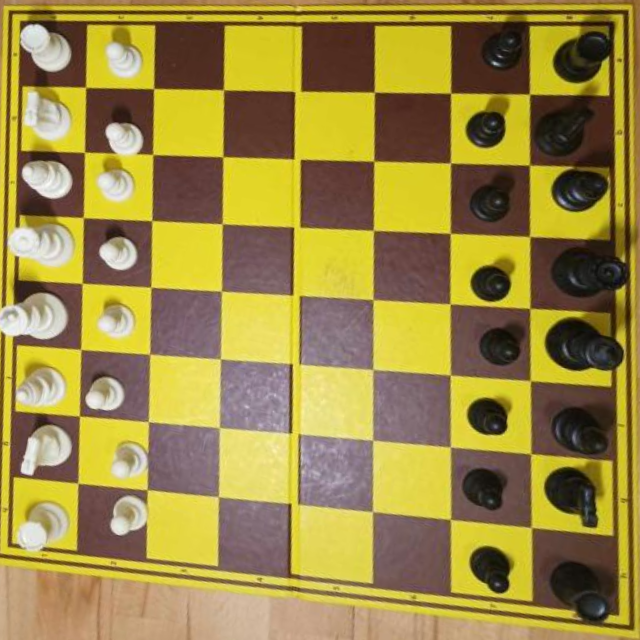
#> input picture runs/detect/geom_board_eval/largest/test/100_jpg.rf.851e6a78d3aa6f1df6c4393e18f4ebb0_warp.png, 640 x 640 px
$ python -i chessboard_detector.py   (imports and definitions only)
#> lines starting #> are read from the running program, lines starting #| are printed output that depends on the picture; after the words box and inside, x2 and y2 are one past the last pixel; in counts of white or black regions, pixels touching at a corner belong together; long printed decimals are rounded
#> further down, picture is the input picture: shape (640, 640, 3); mean B, G, R 68.1, 138.3, 157.8
import cv2
import numpy as np
from sklearn.cluster import KMeans

def order_points(pts):
    rect = np.zeros((4, 2), dtype="float32")
    s = pts.sum(axis=1)
    rect[0] = pts[np.argmin(s)]
    rect[2] = pts[np.argmax(s)]
    diff = np.diff(pts, axis=1)
    rect[1] = pts[np.argmin(diff)]
    rect[3] = pts[np.argmax(diff)]
    return rect

def pick_lines_evenly(lines, count=9):
    length = len(lines)
    if length <= count:
        return lines
    idxs = np.linspace(0, length-1, count)
    idxs = np.rint(idxs).astype(int)
    idxs = np.unique(idxs)
    idxs = [i for i in idxs if 0 <= i < length]
    return [lines[i] for i in idxs]

def filter_outliers_std(intersections, sigma=2.5):
    pts = np.array(intersections)
    if len(pts) < 2:
        return pts
    mean = pts.mean(axis=0)
    std = pts.std(axis=0)
    lower = mean - sigma * std
    upper = mean + sigma * std
    mask = (pts[:, 0] >= lower[0]) & (pts[:, 0] <= upper[0]) & \
           (pts[:, 1] >= lower[1]) & (pts[:, 1] <= upper[1])
    return pts[mask]

def filter_outliers_percentile(intersections, low_pct=2, high_pct=98):
    pts = np.array(intersections)
    if len(pts) < 2:
        return pts
    xs = pts[:, 0]
    ys = pts[:, 1]
    x_min_clip = np.percentile(xs, low_pct)
    x_max_clip = np.percentile(xs, high_pct)
    y_min_clip = np.percentile(ys, low_pct)
    y_max_clip = np.percentile(ys, high_pct)
    mask = (xs >= x_min_clip) & (xs <= x_max_clip) & \
           (ys >= y_min_clip) & (ys <= y_max_clip)
    return pts[mask]

def detect_chessboard_corners(image):
    blockSize = 51
    C_value = 5
    hough_thresh = 100
    hough_minLen = 50
    hough_maxGap = 50
    min_line_length = 20
    max_line_length = 1000
    sigma_val = 2.5
    low_percentile = 2
    high_percentile = 98
    max_lines_per_dir = 20

    h_img, w_img = image.shape[:2]

    gray = cv2.cvtColor(image, cv2.COLOR_BGR2GRAY)
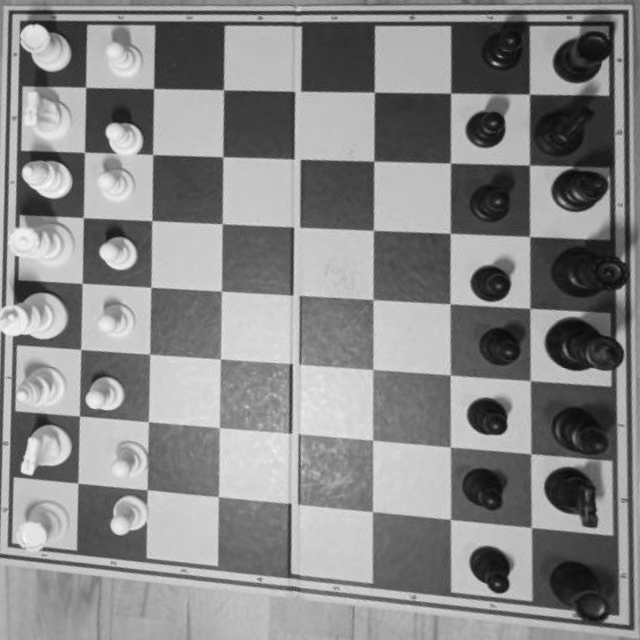
#> gray: shape (640, 640); min 5, max 253, mean 136.1
    thresh = cv2.adaptiveThreshold(gray, 255, cv2.ADAPTIVE_THRESH_GAUSSIAN_C,
                                   cv2.THRESH_BINARY, blockSize, C_value)
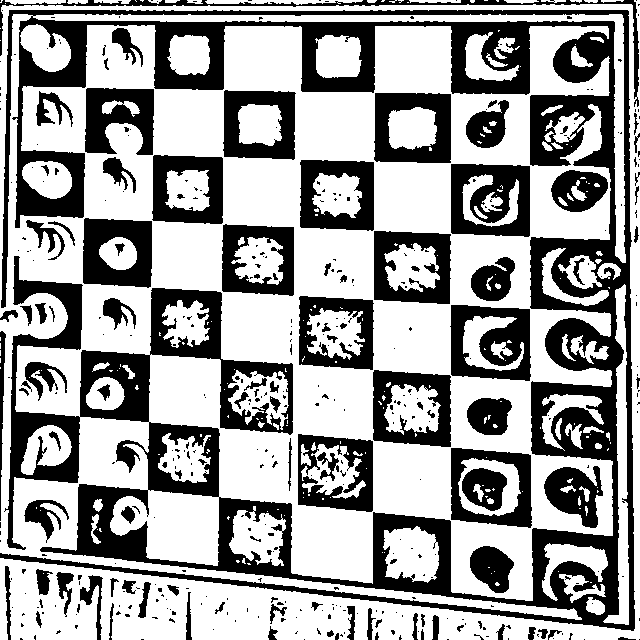
#> thresh: shape (640, 640); 62.2% white; 412 black regions (305 under 20 px), largest, box (x1, y1, x2, y2) and area: (0, 10, 635, 631) 83165, (451, 164, 530, 237) 4159, (450, 305, 531, 381) 3956
    invert = cv2.bitwise_not(thresh)
    kernel = np.ones((3, 3), np.uint8)
    morph = cv2.morphologyEx(invert, cv2.MORPH_CLOSE, kernel, iterations=2)
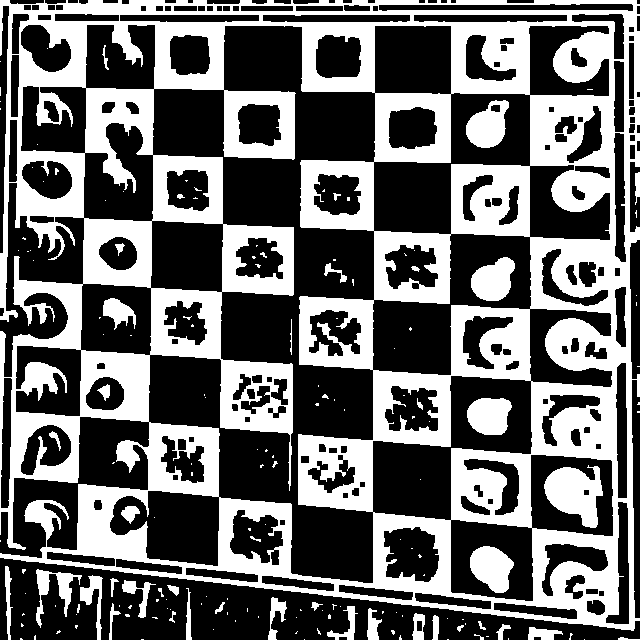
#> morph: shape (640, 640); 41% white; 164 white regions (118 under 20 px), largest, box (x1, y1, x2, y2) and area: (0, 0, 640, 631) 153467, (544, 465, 603, 528) 2351, (470, 546, 514, 593) 1438
    edges = cv2.Canny(morph, 50, 150)
#> edges: shape (640, 640); 7.5% white in thin lines or dots

    lines = cv2.HoughLinesP(edges, 1, np.pi / 180, hough_thresh,
                            minLineLength=hough_minLen, maxLineGap=hough_maxGap)
#> lines = 68 rows, first 6: [2, 14, 622, 14], [450, 609, 450, 0], [6, 86, 461, 93], [4, 343, 636, 387], [144, 617, 155, 7], [159, 21, 636, 21]
    if lines is None:
        print("[DEBUG] Brak linii z HoughLinesP.")
        return False, None
    lines = lines[:, 0, :]

    angles = []
    line_data = []
    for x1, y1, x2, y2 in lines:
        dx = x2 - x1
        dy = y2 - y1
        angle = np.arctan2(dy, dx)
        length = np.hypot(dx, dy)
        if min_line_length < length < max_line_length:
            angles.append([angle])
            line_data.append((x1, y1, x2, y2, angle, length))
#> this loop made 68 passes
#> (x1, y1, x2, y2, dx, dy, angle, length) on passes 1 to 8: (2, 14, 622, 14, 620, 0, 0, 620), (450, 609, 450, 0, 0, -609, -1.57, 609), (6, 86, 461, 93, 455, 7, 0.0154, 455.1), (4, 343, 636, 387, 632, 44, 0.0695, 633.5), (144, 617, 155, 7, 11, -610, -1.55, 610.1), (159, 21, 636, 21, 477, 0, 0, 477), (140, 9, 238, 9, 98, 0, 0, 98), (292, 9, 636, 9, 344, 0, 0, 344)
#> after the loop, angles = 68 items, first 6: [0], [-1.57], [0.0154], [0.0695], [-1.55], [0]; line_data = 68 items, first 6: (2, 14, 622, 14, 0, 620), (450, 609, 450, 0, -1.57, 609), (6, 86, 461, 93, 0.0154, 455.1), (4, 343, 636, 387, 0.0695, 633.5), (144, 617, 155, 7, -1.55, 610.1), (159, 21, 636, 21, 0, 477)

    if len(line_data) < 2:
        print("[DEBUG] Za mało dobrych linii po filtrze długości.")
        return False, None

    # Grupowanie kątów
    kmeans = KMeans(n_clusters=2, n_init=10).fit(angles)
    group1 = [line_data[i] for i in range(len(line_data)) if kmeans.labels_[i] == 0]
#> group1 = 45 items, first 6: (2, 14, 622, 14, 0, 620), (6, 86, 461, 93, 0.0154, 455.1), (4, 343, 636, 387, 0.0695, 633.5), (159, 21, 636, 21, 0, 477), (140, 9, 238, 9, 0, 98), (292, 9, 636, 9, 0, 344)
    group2 = [line_data[i] for i in range(len(line_data)) if kmeans.labels_[i] == 1]
#> group2 = 23 items, first 6: (450, 609, 450, 0, -1.57, 609), (144, 617, 155, 7, -1.55, 610.1), (75, 628, 86, 3, -1.55, 625.1), (529, 372, 529, 2, -1.57, 370), (372, 617, 372, 299, -1.57, 318), (216, 613, 222, 228, -1.56, 385)

    def sort_and_pick(lines, key_fn):
        lines.sort(key=key_fn)
        return pick_lines_evenly(lines, max_lines_per_dir)

    def line_center_h(ln): return (ln[1] + ln[3]) / 2.0
    def line_center_v(ln): return (ln[0] + ln[2]) / 2.0

    group1 = sort_and_pick(group1, line_center_h)
#> in pick_lines_evenly, `length = len(lines)`: length = 45
#> in pick_lines_evenly, `idxs = [i for i in idxs if 0 <= i < length]`: idxs = [0, 2, 5, 7, 9, 12, 14, 16, 19, 21, 23, 25, 28, 30, 32, 35, 37, 39, 42, 44]
#> group1 = 20 items, first 6: (10, 2, 455, 2, 0, 445), (355, 4, 632, 4, 0, 277), (140, 9, 238, 9, 0, 98), (141, 10, 387, 10, 0, 246), (1, 20, 158, 20, 0, 157), (226, 25, 291, 25, 0, 65)
    group2 = sort_and_pick(group2, line_center_v)
#> group2 = 20 items, first 6: (0, 541, 4, 319, -1.55, 222), (2, 252, 6, 50, -1.55, 202), (4, 378, 11, 3, -1.55, 375.1), (6, 632, 13, 257, -1.55, 375.1), (13, 336, 19, 3, -1.55, 333.1), (75, 628, 86, 3, -1.55, 625.1)

    def line_intersection(hln, vln):
        x1, y1, x2, y2, _, _ = hln
        x3, y3, x4, y4, _, _ = vln
        denom = (x1 - x2) * (y3 - y4) - (y1 - y2) * (x3 - x4)
        if denom == 0:
            return None
        Px = ((x1 * y2 - y1 * x2) * (x3 - x4) - (x1 - x2) * (x3 * y4 - y3 * x4)) / denom
        Py = ((x1 * y2 - y1 * x2) * (y3 - y4) - (y1 - y2) * (x3 * y4 - y3 * x4)) / denom
        return (Px, Py)

    intersections = [line_intersection(h, v) for h in group1 for v in group2 if line_intersection(h, v)]
#> intersections = 400 pairs, first value -4.29 to 634.1, second value -18164.5 to 895.6
    if len(intersections) < 4:
        print("[DEBUG] Za mało punktów przecięcia.")
        return False, None

    pts_std = filter_outliers_std(intersections, sigma=sigma_val)
#> in filter_outliers_std, `pts = np.array(intersections)`: pts has the same summary as intersections in detect_chessboard_corners
#> in filter_outliers_std, `mean = pts.mean(axis=0)`: mean = [313.7, -864.1]
#> in filter_outliers_std, `std = pts.std(axis=0)`: std = [228.7, 4054.6]
#> in filter_outliers_std, `lower = mean - sigma * std`: lower = [-258, -11000.7]
#> in filter_outliers_std, `upper = mean + sigma * std`: upper = [885.4, 9272.4]
#> pts_std = 374 pairs, first value -4.29 to 634.1, second value -10889.6 to 895.6
    if len(pts_std) < 4:
        print("[DEBUG] Za mało inliers po filter_outliers_std.")
        return False, None

    inliers = filter_outliers_percentile(pts_std, low_pct=low_percentile, high_pct=high_percentile)
#> in filter_outliers_percentile, `pts = np.array(intersections)`: pts has the same summary as pts_std in detect_chessboard_corners
#> in filter_outliers_percentile, `xs = pts[:, 0]`: xs = 374 values, max 634.1 at index 17, min -4.29 at index 335, mean 309.6
#> in filter_outliers_percentile, `ys = pts[:, 1]`: ys = 374 values, max 895.6 at index 253, min -10889.6 at index 247, mean 161.8
#> in filter_outliers_percentile, `x_min_clip = np.percentile(xs, low_pct)`: x_min_clip = -0.421
#> in filter_outliers_percentile, `x_max_clip = np.percentile(xs, high_pct)`: x_max_clip = 633
#> in filter_outliers_percentile, `y_min_clip = np.percentile(ys, low_pct)`: y_min_clip = -376.9
#> in filter_outliers_percentile, `y_max_clip = np.percentile(ys, high_pct)`: y_max_clip = 628.9
#> inliers = 344 pairs, first value -0.3 to 633, second value -199.2 to 628.4
    if len(inliers) < 4:
        print("[DEBUG] Za mało inliers po filter_outliers_percentile.")
        return False, None

    rect = cv2.minAreaRect(inliers.astype(np.float32))
#> rect = ((316.4, 214.6), (827.6, 633.3), -90)
    box = cv2.boxPoints(rect)
#> box = [[633, 628.4], [-0.3, 628.4], [-0.3, -199.2], [633, -199.2]]
    corners_ordered = order_points(box)
#> in order_points, `s = pts.sum(axis=1)`: s = [1261.4, 628.1, -199.5, 433.8]
#> in order_points, `diff = np.diff(pts, axis=1)`: diff = [-4.59, 628.7, -198.9, -832.2]
#> corners_ordered = [[-0.3, -199.2], [633, -199.2], [633, 628.4], [-0.3, 628.4]]

    debug_vis = cv2.cvtColor(edges, cv2.COLOR_GRAY2BGR)
#> debug_vis: shape (640, 640, 3); 7.5% white in thin lines or dots
    for ln in group1:
        cv2.line(debug_vis, (int(ln[0]), int(ln[1])), (int(ln[2]), int(ln[3])), (0, 255, 0), 2)
#> this loop made 20 passes
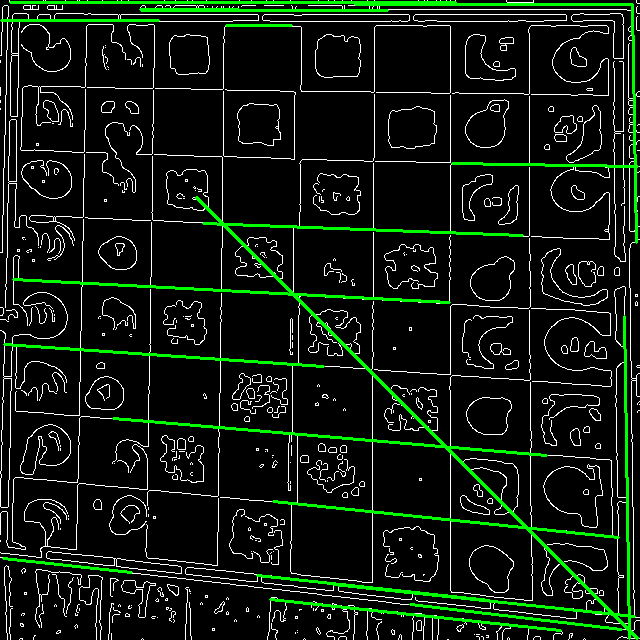
#> debug_vis: shape (640, 640, 3); mean B, G, R 16.4, 26.8, 16.4
    for ln in group2:
        cv2.line(debug_vis, (int(ln[0]), int(ln[1])), (int(ln[2]), int(ln[3])), (0, 0, 255), 2)
#> this loop made 20 passes
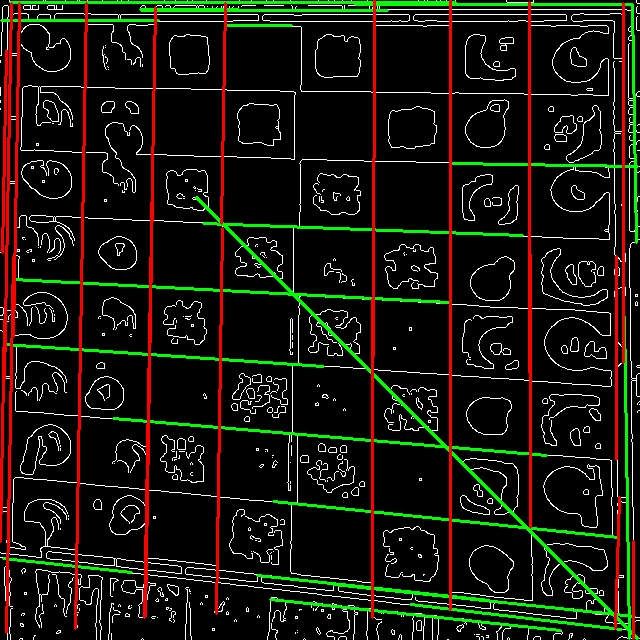
#> debug_vis: shape (640, 640, 3); 4.38% of pixels changed, all inside (x1, y1, x2, y2) = (0, 0, 635, 640)
    for pt in intersections:
        cv2.circle(debug_vis, (int(pt[0]), int(pt[1])), 2, (255, 0, 0), -1)
#> this loop made 400 passes
#> pt on passes 1 to 3: (9.71, 2), (6.95, 2), (11.02, 2)
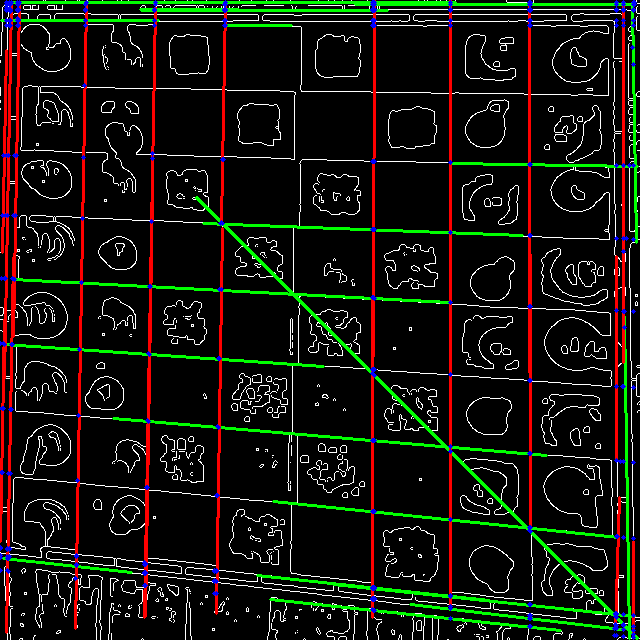
#> debug_vis: shape (640, 640, 3); 0.72% of pixels changed, all inside (x1, y1, x2, y2) = (0, 0, 637, 640)
    pts_int = corners_ordered.astype(int)
#> pts_int = [[0, -199], [633, -199], [633, 628], [0, 628]]
    cv2.polylines(debug_vis, [pts_int], True, (255, 255, 0), 3)
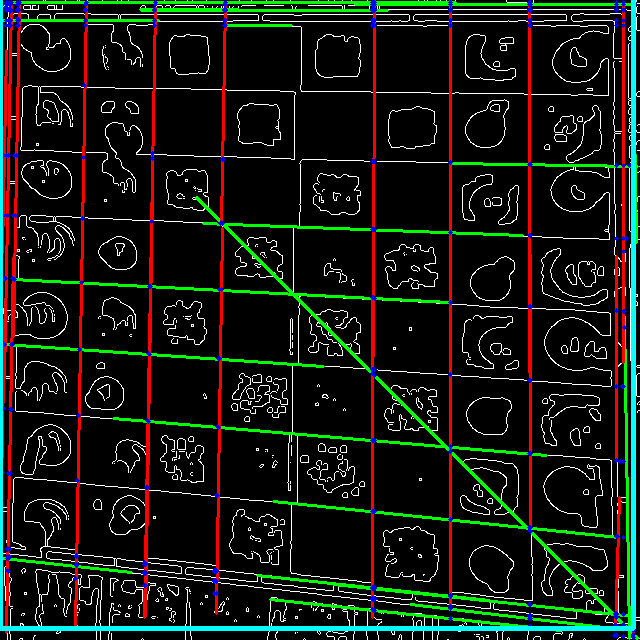
#> debug_vis: shape (640, 640, 3); 2% of pixels changed, all inside (x1, y1, x2, y2) = (0, 0, 636, 631)
    cv2.imwrite("debug/final_lines.png", debug_vis)

    print("[DEBUG] bounding box:", corners_ordered)
#| [DEBUG] bounding box: [[-2.9980469e-01 -1.9919998e+02]
#|  [ 6.3300000e+02 -1.9919998e+02]
#|  [ 6.3300000e+02  6.2840759e+02]
#|  [-2.9980469e-01  6.2840759e+02]]
    return True, corners_ordered

>>> import cv2
>>> picture = cv2.imread('../runs/detect/geom_board_eval/largest/test/100_jpg.rf.851e6a78d3aa6f1df6c4393e18f4ebb0_warp.png')
>>> result = detect_chessboard_corners(picture)
#> result = (True, [[-0.3, -199.2], [633, -199.2], [633, 628.4], [-0.3, 628.4]])

$ run again, on runs/detect/geom_board_eval/largest/test/103_jpg.rf.5510069829aa040ecd2df05b82c3f33f_vis.png
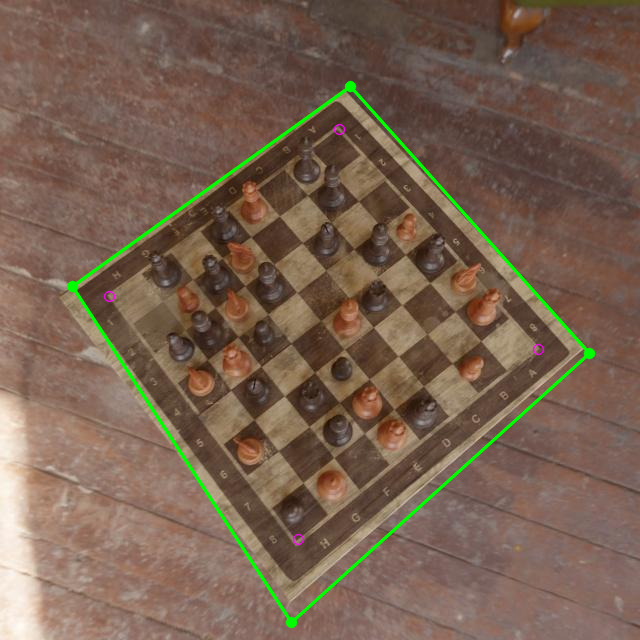
#> input picture runs/detect/geom_board_eval/largest/test/103_jpg.rf.5510069829aa040ecd2df05b82c3f33f_vis.png, 640 x 640 px
#> picture is the input picture: shape (640, 640, 3); mean B, G, R 80.5, 97.6, 120.1
#> in detect_chessboard_corners, `thresh = cv2.adaptiveThreshold(gray, 255, cv2.ADAPTIVE_THRESH_GAUSSIAN..`:
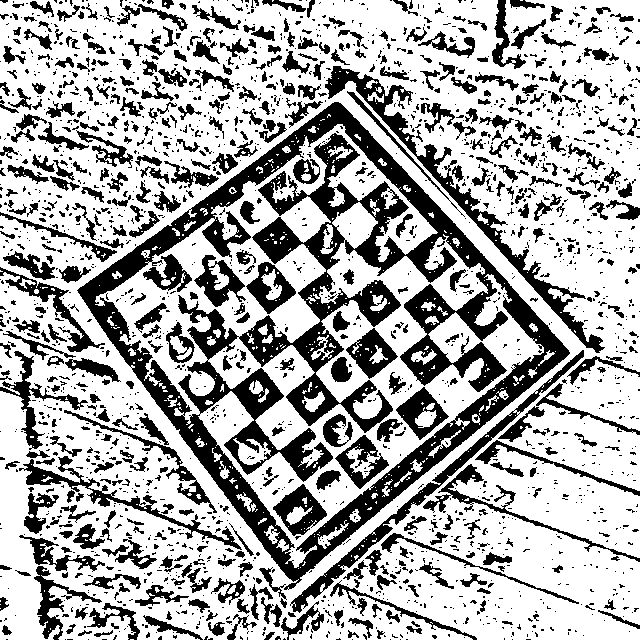
#> thresh: shape (640, 640); 67.5% white; 2116 black regions (1606 under 20 px), largest, box (x1, y1, x2, y2) and area: (77, 102, 570, 590) 49711, (325, 66, 605, 353) 5379, (290, 350, 584, 613) 3205
#> morph: shape (640, 640); 43% white; 541 white regions (403 under 20 px), largest, box (x1, y1, x2, y2) and area: (0, 15, 640, 640) 131492, (0, 83, 261, 262) 11268, (103, 0, 261, 128) 4432
#> edges: shape (640, 640); 10.7% white in thin lines or dots
#> lines = 107 rows, first 6: [247, 639, 479, 438], [1, 345, 456, 15], [40, 587, 633, 123], [14, 1, 530, 639], [105, 6, 562, 551], [42, 634, 626, 178]
#> the loop in detect_chessboard_corners, `for x1, y1, x2, y2 in lines:` made 107 passes
#> (x1, y1, x2, y2, dx, dy, angle, length) on passes 1 to 8: (247, 639, 479, 438, 232, -201, -0.714, 307), (1, 345, 456, 15, 455, -330, -0.627, 562.1), (40, 587, 633, 123, 593, -464, -0.664, 753), (14, 1, 530, 639, 516, 638, 0.891, 820.5), (105, 6, 562, 551, 457, 545, 0.873, 711.2), (42, 634, 626, 178, 584, -456, -0.663, 740.9), (1, 197, 329, 632, 328, 435, 0.925, 544.8), (235, 632, 628, 303, 393, -329, -0.697, 512.5)
#> after the loop in detect_chessboard_corners, `for x1, y1, x2, y2 in lines:`: angles = 107 items, first 6: [-0.714], [-0.627], [-0.664], [0.891], [0.873], [-0.663]; line_data = 107 items, first 6: (247, 639, 479, 438, -0.714, 307), (1, 345, 456, 15, -0.627, 562.1), (40, 587, 633, 123, -0.664, 753), (14, 1, 530, 639, 0.891, 820.5), (105, 6, 562, 551, 0.873, 711.2), (42, 634, 626, 178, -0.663, 740.9)
#> in detect_chessboard_corners, `group1 = [line_data[i] for i in range(len(line_data)) if kmeans.labels..`: group1 = 53 items, first 6: (247, 639, 479, 438, -0.714, 307), (1, 345, 456, 15, -0.627, 562.1), (40, 587, 633, 123, -0.664, 753), (42, 634, 626, 178, -0.663, 740.9), (235, 632, 628, 303, -0.697, 512.5), (5, 467, 609, 12, -0.646, 756.2)
#> in detect_chessboard_corners, `group2 = [line_data[i] for i in range(len(line_data)) if kmeans.labels..`: group2 = 54 items, first 6: (14, 1, 530, 639, 0.891, 820.5), (105, 6, 562, 551, 0.873, 711.2), (1, 197, 329, 632, 0.925, 544.8), (53, 1, 584, 634, 0.873, 826.2), (193, 10, 627, 510, 0.856, 662.1), (420, 186, 639, 429, 0.837, 327.1)
#> in pick_lines_evenly, `length = len(lines)`: length = 53
#> in pick_lines_evenly, `idxs = [i for i in idxs if 0 <= i < length]`: idxs = [0, 3, 5, 8, 11, 14, 16, 19, 22, 25, 27, 30, 33, 36, 38, 41, 44, 47, 49, 52]
#> in detect_chessboard_corners, `group1 = sort_and_pick(group1, line_center_h)`: group1 = 20 items, first 6: (4, 91, 628, 15, -0.121, 628.6), (4, 212, 639, 18, -0.297, 664), (374, 266, 619, 21, -0.785, 346.5), (443, 299, 634, 108, -0.785, 270.1), (195, 456, 633, 18, -0.785, 619.4), (5, 467, 609, 12, -0.646, 756.2)
#> in detect_chessboard_corners, `group2 = sort_and_pick(group2, line_center_v)`: group2 = 20 items, first 6: (41, 4, 63, 632, 1.54, 628.4), (0, 390, 287, 494, 0.348, 305.3), (12, 4, 332, 324, 0.785, 452.5), (8, 165, 364, 637, 0.925, 591.2), (11, 13, 424, 426, 0.785, 584.1), (18, 54, 472, 635, 0.907, 737.3)
#> intersections = 400 pairs, first value -616.6 to 839.2, second value -83.64 to 795.3
#> in filter_outliers_std, `pts = np.array(intersections)`: pts has the same summary as intersections in detect_chessboard_corners
#> mean = [328, 298.3]
#> std = [145.8, 135.9]
#> lower = [-36.39, -41.51]
#> upper = [692.4, 638.2]
#> pts_std = 385 pairs, first value 28.07 to 661.9, second value -15.88 to 618
#> in filter_outliers_percentile, `pts = np.array(intersections)`: pts has the same summary as pts_std in detect_chessboard_corners
#> xs = 385 values, max 661.9 at index 260, min 28.07 at index 14, mean 334.7
#> ys = 385 values, max 618 at index 272, min -15.88 at index 190, mean 297.5
#> x_min_clip = 60.66
#> x_max_clip = 574.4
#> y_min_clip = 56.75
#> y_max_clip = 570.9
#> inliers = 353 pairs, first value 60.77 to 573.7, second value 57.43 to 570.7
#> rect = ((322.8, 320), (521.4, 504.3), -87.76)
#> box = [[564.6, 590.4], [60.67, 570.7], [81.03, 49.67], [584.9, 69.36]]
#> s = [1154.9, 631.3, 130.7, 654.3]
#> diff = [25.81, 510, -31.35, -515.5]
#> corners_ordered = [[81.03, 49.67], [584.9, 69.36], [564.6, 590.4], [60.67, 570.7]]
#> the loop in detect_chessboard_corners, `for ln in group1:` made 20 passes
#> the loop in detect_chessboard_corners, `for ln in group2:` made 20 passes
#> the loop in detect_chessboard_corners, `for pt in intersections:` made 400 passes
#> pt on passes 1 to 3: (43.88, 86.14), (-616.6, 166.6), (88.69, 80.69)
#> pts_int = [[81, 49], [584, 69], [564, 590], [60, 570]]
#> in detect_chessboard_corners, `cv2.polylines(debug_vis, [pts_int], True, (255, 255, 0), 3)`:
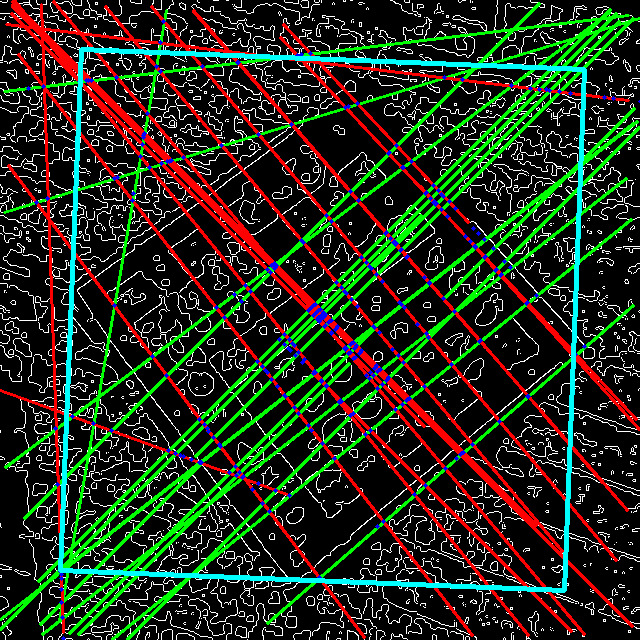
#> debug_vis: shape (640, 640, 3); mean B, G, R 28.6, 46.7, 38
#| [DEBUG] bounding box: [[ 81.025   49.673 ]
#|  [584.9089    69.359 ]
#|  [564.554  590.3629  ]
#|  [ 60.671 570.677 ]]
#> result = (True, [[81.03, 49.67], [584.9, 69.36], [564.6, 590.4], [60.67, 570.7]])
